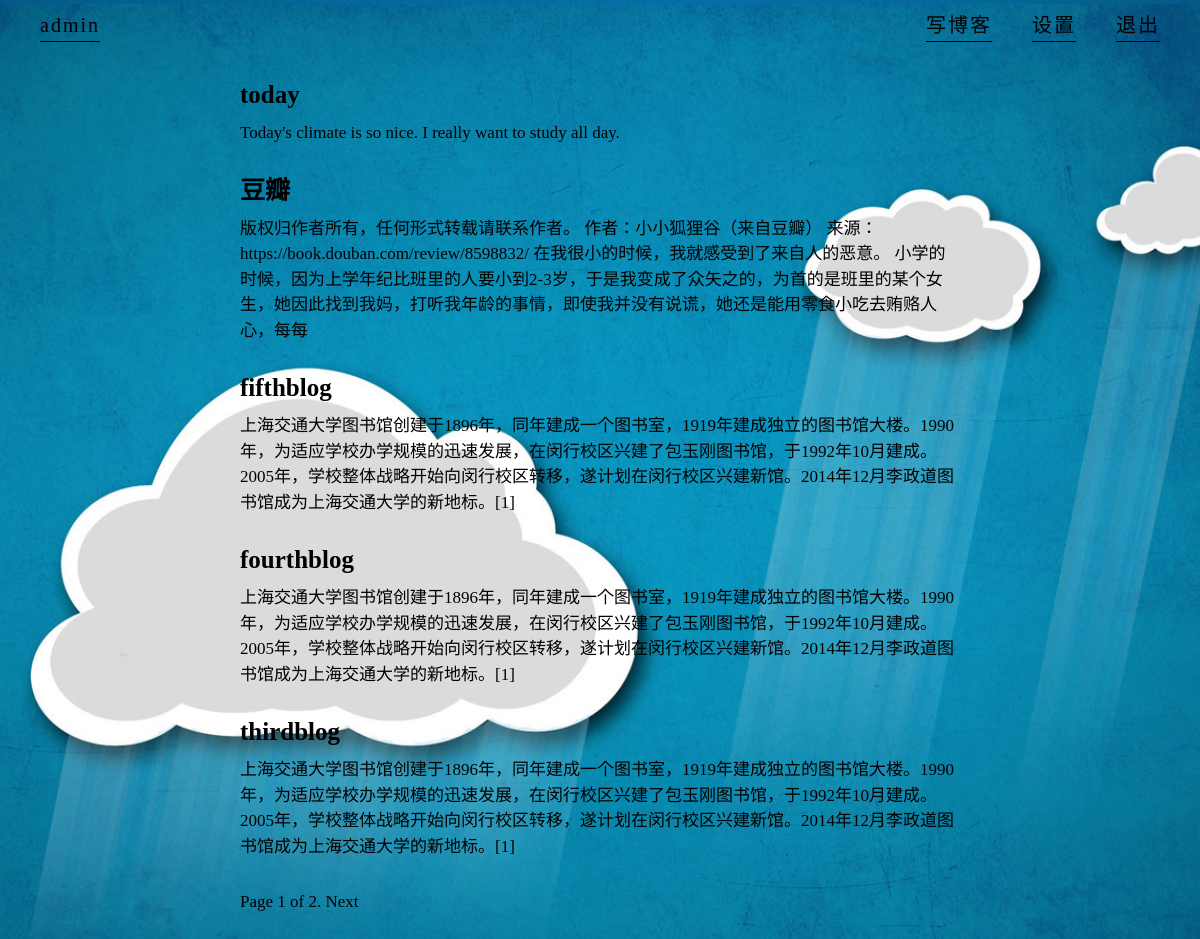
Screenshot of /blog/admin/all (signed in) with the database file from the repository.
### blog/models.py (models this page shows, shortened)
class Blog(models.Model):
    STATUS_CHOICES = (
        ('draft','Draft'), ('published','Published'),
    )
    title = models.CharField(max_length=250)
    body = models.TextField()
    publish = models.DateTimeField(default=timezone.now)
    created = models.DateTimeField(auto_now_add=True)#Automatically set the field to now when the object is first created
    updated = models.DateTimeField(auto_now=True)#to be set up to now only automatically updated when calling Model.save().
    status = models.CharField(max_length=10,
                              choices=STATUS_CHOICES,
                              default='draft')
    author = models.ForeignKey(User, related_name='blog_blogs')
    published = PublishedManager()#our custom manager
    def get_absolute_url(self):
        return reverse('blog:blog_detail', kwargs = {'author_name':self.author.username,'blog_title':self.title})
    class Meta:
        unique_together = (("author", "title"),)
        ordering = ['-publish']

### blog/views.py (the view)
# urls.py: url(r'^(?P<author_name>\w+)/all$', views.recent_blog, name='recent_blog'),
def recent_blog(request, author_name):
    object_list = request.user.blog_blogs.all()
    paginator = Paginator(object_list, 5)
    page = request.GET.get('page')
    try:
        blogs = paginator.page(page)
    except PageNotAnInteger:
        blogs = paginator.page(1)
    except EmptyPage:
        blogs = paginator.page(paginator.num_pages)
    return render(request, 'blog/post/allblog.html', {'page':page, 'recent_blog': blogs})

### blog/models.py (called while the page is built)
    def get_queryset(self):
        return super(PublishedManager,self).get_queryset().filter(status='published')

### blog/templates/blog/post/allblog.html (shortened to what this page needs)
{% extends "blog/base.html" %}
{% load staticfiles %}
{% block head %}
    <link rel="stylesheet" href="{% static "blog/css/allblog.css" %}">
{% endblock %}
{% block content %}
    {% for blog in recent_blog %}
        <section class="article-preview">
        <a href="{{ blog.get_absolute_url }}">
            <div class="text-section">
                <div class="text-wrapper">
                    <p class="blog-title">{{ blog.title }}</p>
                    <p class="blog-body">{{  blog.body|slice:"200" }}</p>
                </div>
            </div>
        </a>
        </section>
    {% endfor %}
    {% include "blog/pagination.html" with page=recent_blog %}
{% endblock %}

### blog/templates/blog/base.html (shortened to what this page needs)
{% load staticfiles %}
<!DOCTYPE html>
<html lang="en">
<head>
    <link rel="stylesheet" href="{% static "blog/css/reset.css" %}">
    <link rel="stylesheet" href="{% static "blog/css/base.css" %}">
    {% block head %}{% endblock %}
</head>
<body>
    <div id="nav">
        <ul>
            <li id="home-page"> <a href="{% url 'blog:user_home' %}">{{ user.username }}</a> </li>
            <li id="logout"><a href="{% url 'account:logout' %}">退出</a></li>
            <li id="setting"><a href="{% url 'account:profile'  username=user.username %}">设置</a></li>
            <li><a href="{% url 'blog:write_blog' author_name=user.username %}">写博客</a></li>
        </ul>
    </div>
    <div id="content">
        {% block content %}
        {% endblock %}
    </div>
</body>
</html>

### blog/templates/blog/pagination.html (shortened to what this page needs)
<div class="pagination">
    <p class="blog-body">
        <span class="current">
            Page {{ page.number }} of {{ page.paginator.num_pages }}.
        </span>
        {% if page.has_next %}
            <a href="?page={{ page.next_page_number }}">Next</a>
        {% endif %}
    </p>
</div>

### blog/static/blog/css/base.css (style rules this page uses)
body { background: url("../images/103.jpg"); background-attachment: fixed; background-size: cover; background-position: center center; }
p,a { color: black; }
.blog-title { font-size: 25px; margin:0 0 10px 0; font-weight: bold; }
.blog-body { line-height: 1.5em; font-size: 17px; }
#nav { font-size: 20px; font-weight:lighter; height: 50px; letter-spacing: 2px; }
#nav ul { list-style: none; }
#nav a { border-bottom:solid 1px; padding-bottom: 5px; }
#nav li { float: right; line-height: 50px; margin-right: 40px; }
#nav #home-page { float: left; margin-left: 40px; }

### blog/static/blog/css/allblog.css (style rules this page uses)
.article-preview { width:60%; margin: 30px auto; overflow: hidden; }
.article-preview .text-wrapper { width:100%; background: transparent; }
.text-wrapper { line-height: 30px; }
.pagination { width: 60%; margin:30px auto; }

### rows the page displays
Blog: title "today", body "Today's climate is so nice. I really want to study all day."
Blog: title "豆瓣", body "版权归作者所有，任何形式转载请联系作者。 作者：小小狐狸谷（来自豆瓣） 来源：https://book.douban.com/review/8598832/ 在我很小的时候，我就感受到了来自人的恶意。 小学的时候，因为上学年纪比班里的人要小到2-3岁，于是我变成了众矢之的，为首的是班里的某个女生，她因此找到我妈，打听我年龄的事情，即使我并没有说谎，她还是能用零食小吃去贿赂人心，每每"
Blog: title "fifthblog", body "上海交通大学图书馆创建于1896年，同年建成一个图书室，1919年建成独立的图书馆大楼。1990年，为适应学校办学规模的迅速发展，在闵行校区兴建了包玉刚图书馆，于1992年10月建成。2005年，学校整体战略开始向闵行校区转移，遂计划在闵行校区兴建新馆。2014年12月李政道图书馆成为上海交通大学的新地标。[1]"
Blog: title "fourthblog", body "上海交通大学图书馆创建于1896年，同年建成一个图书室，1919年建成独立的图书馆大楼。1990年，为适应学校办学规模的迅速发展，在闵行校区兴建了包玉刚图书馆，于1992年10月建成。2005年，学校整体战略开始向闵行校区转移，遂计划在闵行校区兴建新馆。2014年12月李政道图书馆成为上海交通大学的新地标。[1]"
Blog: title "thirdblog", body "上海交通大学图书馆创建于1896年，同年建成一个图书室，1919年建成独立的图书馆大楼。1990年，为适应学校办学规模的迅速发展，在闵行校区兴建了包玉刚图书馆，于1992年10月建成。2005年，学校整体战略开始向闵行校区转移，遂计划在闵行校区兴建新馆。2014年12月李政道图书馆成为上海交通大学的新地标。[1]"

### other values shown
{{ user.username }} "admin"
{{ page.number }} "1"
{{ page.paginator.num_pages }} "2"
